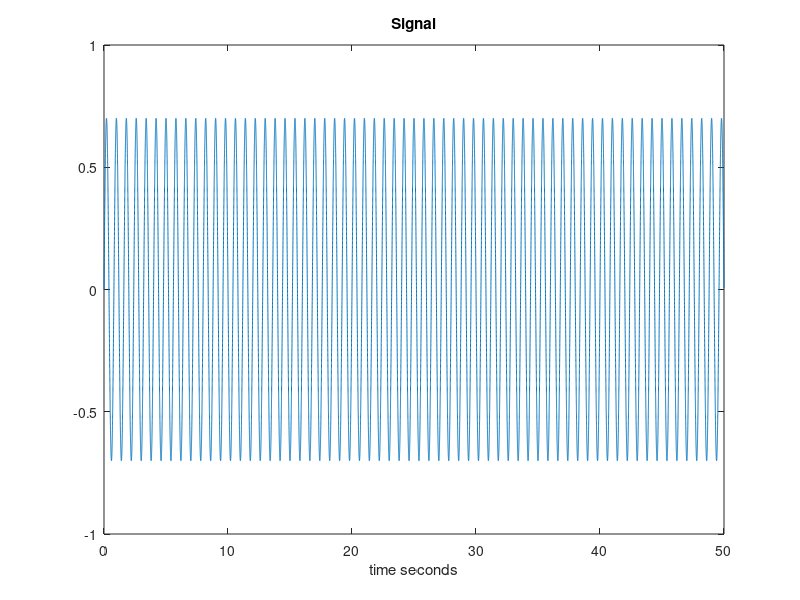

MATLAB code for this plot: (Note: this script raises an error after producing the figure.)
Fs = 1000;                    % number of samples taken every second 
T = 1/Fs;                     % simply the period a which samples are taken pretty useless it seems 
L = 50000;                     % number of samples that were taken 
t = (0:L-1)*T;                % Time vector
% Sum of a 50 Hz sinusoid and a 120 Hz sinusoid

x = 0.7*sind(450*t); 

%y = 0.7*sind(500*t) + sind(100*t);    % Sinusoids 
y=x;
figure(1)
plot(t,x)
title('Signal')
xlabel('time seconds')
NFFT = 2^nextpow2(L); % Next power of 2 from length of y
y=y;
Y = fft(y/L);
f = shaunomega(L, T);
invert=ifft(Y);
% Plot single-sided amplitude spectrum.
figure(2)
plot(f,abs(Y)) 
title('Double-Sided Amplitude Spectrum of y(t)')
xlabel('Frequency (Hz)')
ylabel('|Y(f)|')
figure(3)
plot(t,invert)

